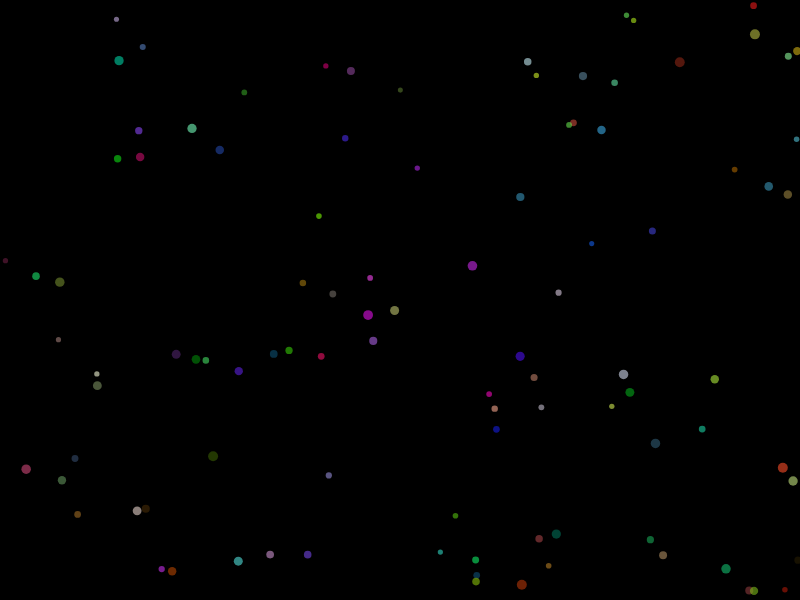
Frame 1 (no input)
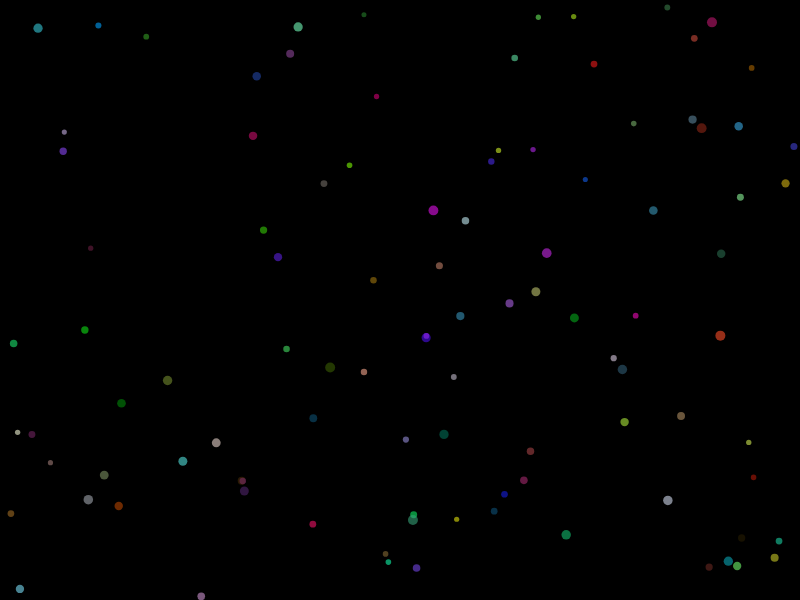
Frame 60 (no input)
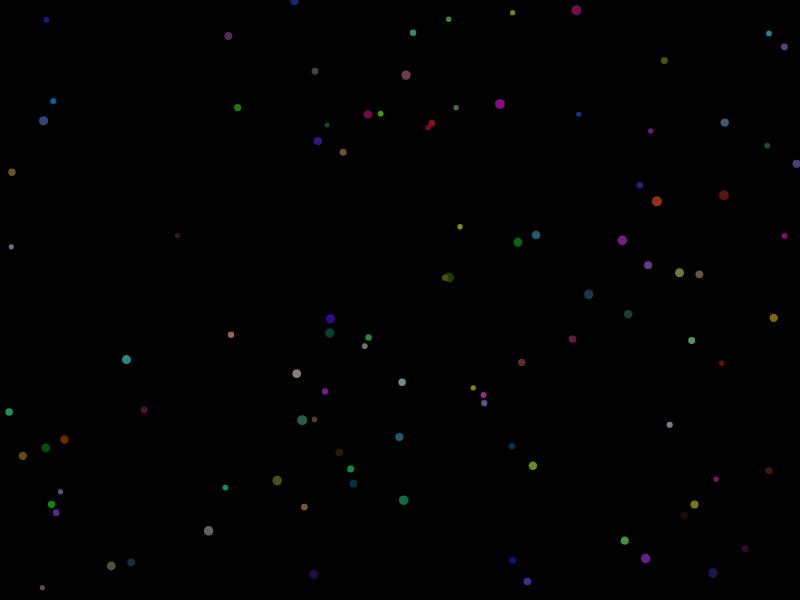
Frame 120 (the mouse pressed at the canvas centre since frame 60)

The p5.js sketch that drew these frames (run headless with seeded random() and noise() and a simulated clock; from frame 60 on, the mouse is pressed at the canvas centre):

// p5.js sketch
// ── sketch.js
let particles = []

function setup() {
  createCanvas(800, 600);
  for (let i = 0; i < 100; i++) {
    particles.push(new Particle(random(width), random(height)));
  }
}

function draw() {
  background(0); 
  while (particles.length < 100) {
    particles.push(new Particle(random(width), random(height)));
  }
  for (let particle of particles) {
    particle.update();
    particle.show();
  }
}
class Particle {
  constructor(x, y) {
    this.position = createVector(x, y);
    this.velocity = p5.Vector.random2D(); 
    this.speed = random(1, 3);            
    this.size = random(5, 10);            
    this.color = color(random(255), random(255), random(255), 150);  
  }
  update() {
    this.position.add(p5.Vector.mult(this.velocity, this.speed));
    if (this.position.x < 0 || this.position.x > width) {
      this.velocity.x *= -1;
      this.changeColor(); 
    }
    if (this.position.y < 0 || this.position.y > height) {
      this.velocity.y *= -1;
      this.changeColor();
    }
  }
  show() {
    noStroke();
    fill(this.color);
    ellipse(this.position.x, this.position.y, this.size);
  }
  changeColor() {
    this.color = color(random(255), random(255), random(255), 150);
  }
}
